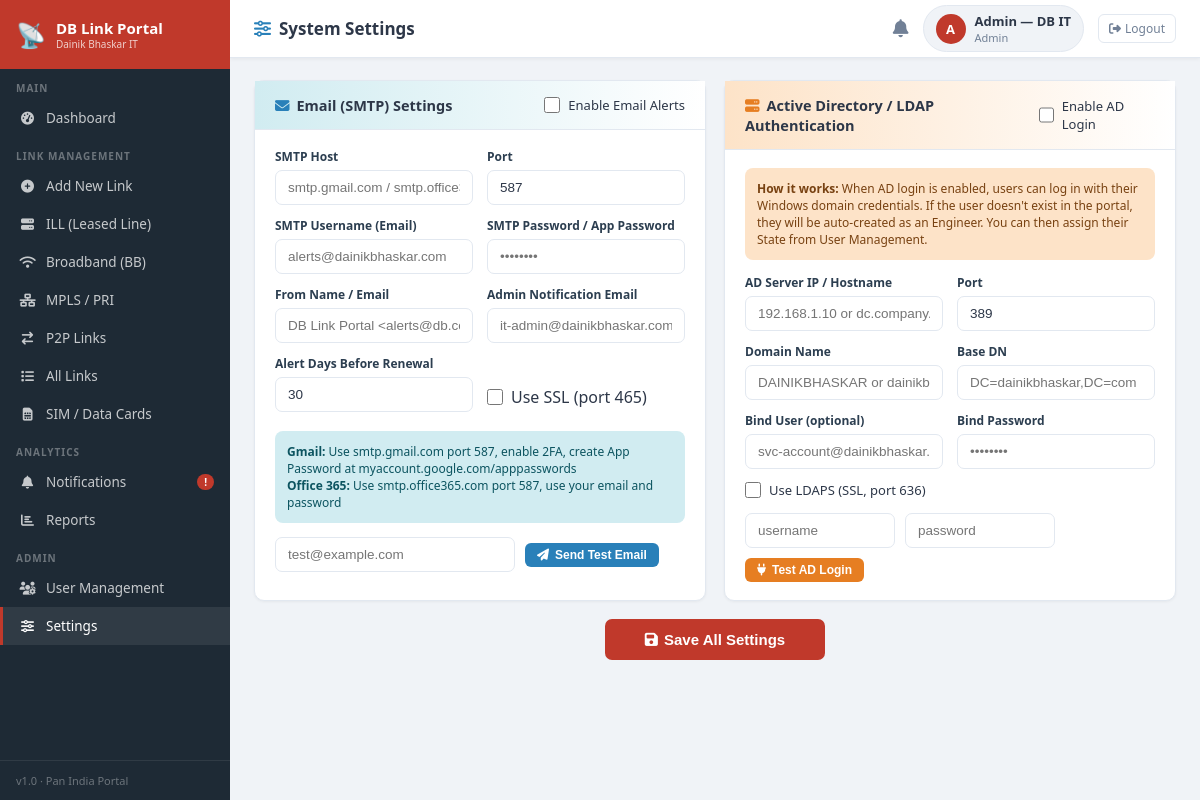
The app's page /settings (signed in) with its own data.
### tables this page shows
CREATE TABLE app_settings (
    id INTEGER PRIMARY KEY,
    key TEXT UNIQUE NOT NULL,
    value TEXT DEFAULT '',
    updated_at TEXT DEFAULT (datetime('now','localtime'))
);

### app.py (the view, shortened to what this page needs)
@app.route('/settings', methods=['GET','POST'])
@admin_required
def settings():
    db = get_db()
    cfg = get_all_settings(db); db.close()
    return render_template('settings.html', cfg=cfg)

### app.py (called while the page is built)
def get_db():
    conn = sqlite3.connect(DB_PATH)
    conn.row_factory = sqlite3.Row
    return conn

def get_all_settings(db):
    return {r['key']: r['value'] for r in db.execute('SELECT key,value FROM app_settings').fetchall()}

def admin_required(f):
    @functools.wraps(f)
    def w(*a,**k):
        if 'user_id' not in session: return redirect(url_for('login'))
        if session.get('role') != 'admin':
            flash('Admin permission required','error')
            return redirect(url_for('dashboard'))
        return f(*a,**k)
    return w

### templates/settings.html (shortened to what this page needs)
{% extends 'base.html' %}
{% block page_title %}<i class="fas fa-sliders" style="color:var(--blue);margin-right:8px"></i>System Settings{% endblock %}
{% block content %}
<form method="POST">
<div class="g2 mb">
  <div class="card">
    <div class="card-header" style="background:linear-gradient(90deg,#d1ecf1,#fff)">
      <span><i class="fas fa-envelope" style="color:var(--blue);margin-right:7px"></i>Email (SMTP) Settings</span>
      <label style="display:flex;align-items:center;gap:8px;cursor:pointer;font-size:13px;font-weight:500">
        <input type="checkbox" name="smtp_enabled" value="1" {{ 'checked' if cfg.get('smtp_enabled')=='1' }} style="width:16px;height:16px;accent-color:var(--blue)">
        Enable Email Alerts
      </label>
    </div>
    <div class="card-body">
      <div class="form-row form-row-2" style="margin-bottom:12px">
        <div class="form-group"><label class="form-label">SMTP Host</label>
          <input type="text" name="smtp_host" class="form-control" value="{{ cfg.get('smtp_host','') }}" placeholder="smtp.gmail.com / smtp.office365.com"></div>
        <div class="form-group"><label class="form-label">Port</label>
          <input type="number" name="smtp_port" class="form-control" value="{{ cfg.get('smtp_port','587') }}"></div>
      </div>
      <div class="form-row form-row-2" style="margin-bottom:12px">
        <div class="form-group"><label class="form-label">SMTP Username (Email)</label>
          <input type="text" name="smtp_user" class="form-control" value="{{ cfg.get('smtp_user','') }}" placeholder="alerts@dainikbhaskar.com"></div>
        <div class="form-group"><label class="form-label">SMTP Password / App Password</label>
          <input type="password" name="smtp_pass" class="form-control" value="{{ cfg.get('smtp_pass','') }}" placeholder="••••••••"></div>
      </div>
      <div class="form-row form-row-2" style="margin-bottom:12px">
        <div class="form-group"><label class="form-label">From Name / Email</label>
          <input type="text" name="smtp_from" class="form-control" value="{{ cfg.get('smtp_from','') }}" placeholder="DB Link Portal <alerts@db.com>"></div>
        <div class="form-group"><label class="form-label">Admin Notification Email</label>
          <input type="email" name="admin_notify_email" class="form-control" value="{{ cfg.get('admin_notify_email','') }}" placeholder="it-admin@dainikbhaskar.com"></div>
      </div>
      <div class="form-row form-row-2" style="margin-bottom:14px">
        <div class="form-group"><label class="form-label">Alert Days Before Renewal</label>
          <input type="number" name="notify_days" class="form-control" value="{{ cfg.get('notify_days','30') }}" min="1" max="90"></div>
        <div class="form-group" style="justify-content:flex-end">
          <label class="form-label">&nbsp;</label>
          <label style="display:flex;align-items:center;gap:8px;cursor:pointer;padding:9px 0">
            <input type="checkbox" name="smtp_ssl" value="1" {{ 'checked' if cfg.get('smtp_ssl')=='1' }} style="width:16px;height:16px;accent-color:var(--blue)">
            Use SSL (port 465)
          </label>
        </div>
      </div>
      <div style="padding:12px;background:#d1ecf1;border-radius:8px;font-size:12px;margin-bottom:14px;color:#0c5460">
        <b>Gmail:</b> Use smtp.gmail.com port 587, enable 2FA, create App Password at myaccount.google.com/apppasswords<br>
        <b>Office 365:</b> Use smtp.office365.com port 587, use your email and password
      </div>
      <div style="display:flex;gap:10px;align-items:center">
        <input type="text" id="testEmailAddr" class="form-control" style="max-width:240px" placeholder="test@example.com">
        <button type="button" class="btn btn-blue btn-sm" onclick="testEmail()"><i class="fas fa-paper-plane"></i> Send Test Email</button>
      </div>
    </div>
  </div>
  <div class="card">
    <div class="card-header" style="background:linear-gradient(90deg,#fde3c8,#fff)">
      <span><i class="fas fa-server" style="color:var(--orange);margin-right:7px"></i>Active Directory / LDAP Authentication</span>
      <label style="display:flex;align-items:center;gap:8px;cursor:pointer;font-size:13px;font-weight:500">
        <input type="checkbox" name="ad_enabled" value="1" {{ 'checked' if cfg.get('ad_enabled')=='1' }} style="width:16px;height:16px;accent-color:var(--orange)">
        Enable AD Login
      </label>
    </div>
    <div class="card-body">
      <div style="padding:12px;background:#fde3c8;border-radius:8px;font-size:12px;margin-bottom:14px;color:#784212">
        <b>How it works:</b> When AD login is enabled, users can log in with their Windows domain credentials. If the user doesn't exist in the portal, they will be auto-created as an Engineer. You can then assign their State from User Management.
      </div>
      <div class="form-row form-row-2" style="margin-bottom:12px">
        <div class="form-group"><label class="form-label">AD Server IP / Hostname</label>
          <input type="text" name="ad_server" class="form-control" value="{{ cfg.get('ad_server','') }}" placeholder="192.168.1.10 or dc.company.com"></div>
        <div class="form-group"><label class="form-label">Port</label>
          <input type="number" name="ad_port" class="form-control" value="{{ cfg.get('ad_port','389') }}"></div>
      </div>
      <div class="form-row form-row-2" style="margin-bottom:12px">
        <div class="form-group"><label class="form-label">Domain Name</label>
          <input type="text" name="ad_domain" class="form-control" value="{{ cfg.get('ad_domain','') }}" placeholder="DAINIKBHASKAR or dainikbhaskar.com"></div>
        <div class="form-group"><label class="form-label">Base DN</label>
          <input type="text" name="ad_base_dn" class="form-control" value="{{ cfg.get('ad_base_dn','') }}" placeholder="DC=dainikbhaskar,DC=com"></div>
      </div>
      <div class="form-row form-row-2" style="margin-bottom:12px">
        <div class="form-group"><label class="form-label">Bind User (optional)</label>
          <input type="text" name="ad_bind_user" class="form-control" value="{{ cfg.get('ad_bind_user','') }}" placeholder="svc-account@dainikbhaskar.com"></div>
        <div class="form-group"><label class="form-label">Bind Password</label>
          <input type="password" name="ad_bind_pass" class="form-control" value="{{ cfg.get('ad_bind_pass','') }}" placeholder="••••••••"></div>
      </div>
      <div style="margin-bottom:14px">
        <label style="display:flex;align-items:center;gap:8px;cursor:pointer;font-size:13px">
          <input type="checkbox" name="ad_use_ssl" value="1" {{ 'checked' if cfg.get('ad_use_ssl')=='1' }} style="width:16px;height:16px;accent-color:var(--orange)">
          Use LDAPS (SSL, port 636)
        </label>
      </div>
      <div style="display:flex;gap:10px;align-items:center;flex-wrap:wrap">
        <input type="text" id="adTestUser" class="form-control" style="max-width:150px" placeholder="username">
        <input type="password" id="adTestPass" class="form-control" style="max-width:150px" placeholder="password">
        <button type="button" class="btn btn-orange btn-sm" onclick="testAD()"><i class="fas fa-plug"></i> Test AD Login</button>
      </div>
    </div>
  </div>
</div>
<div style="text-align:center">
  <button type="submit" class="btn btn-red" style="padding:12px 40px;font-size:15px"><i class="fas fa-floppy-disk"></i> Save All Settings</button>
</div>
</form>
{% endblock %}

### templates/base.html (style rules this page uses)
:root { --red:#c0392b;--red2:#96281b;--dark:#1e2a35;--dark2:#2c3e50; --bg:#f0f3f7;--card:#fff;--border:#e2e8f0; --green:#27ae60;--orange:#e67e22;--blue:#2980b9;--purple:#8e44ad; --text:#2d3748;--muted:#718096; }
* { margin:0;padding:0;box-sizing:border-box }
body { font-family:'Segoe UI',Tahoma,sans-serif;background:var(--bg);color:var(--text);display:flex;min-height:100vh }
.card { background:var(--card);border-radius:10px;border:1px solid var(--border);box-shadow:0 1px 3px rgba(0,0,0,.05) }
.card-header { padding:14px 20px;border-bottom:1px solid var(--border);font-size:14.5px;font-weight:600;display:flex;align-items:center;justify-content:space-between;gap:10px }
.card-body { padding:18px 20px }
.btn { display:inline-flex;align-items:center;gap:6px;padding:8px 16px;border-radius:7px;border:none;cursor:pointer;font-size:13px;font-weight:600;text-decoration:none;transition:all .18s;white-space:nowrap }
.btn-red { background:var(--red);color:#fff }
.btn-blue { background:var(--blue);color:#fff }
.btn-orange { background:var(--orange);color:#fff }
.btn-sm { padding:5px 12px;font-size:12px;border-radius:6px }
.form-row { display:grid;gap:14px }
.form-row-2 { grid-template-columns:1fr 1fr }
.form-group { display:flex;flex-direction:column;gap:5px }
.form-label { font-size:12px;font-weight:700;color:var(--dark2) }
.form-control { padding:9px 12px;border:1.5px solid var(--border);border-radius:7px;font-size:13.5px;outline:none;background:#fff;color:var(--text);transition:border .18s;width:100% }
.g2 { display:grid;grid-template-columns:1fr 1fr;gap:18px }
.mb { margin-bottom:18px }

### records on screen
app_settings: smtp_port "587"
app_settings: notify_days "30"
app_settings: ad_port "389"

### other values on screen
{{ (session.get('full_name') or session.get('username','U'))[0].upper() }} "A"
{{ session.get('full_name') or session.get('username') }} "Admin — DB IT"
{{ session.get('role','').title() }} "Admin"
